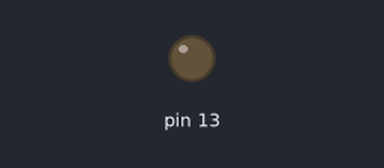
This sketch was run on a simulated Arduino Uno, built with avr-gcc and run on an emulated ATmega328P. Shown: output pins drawn as LEDs (lit = HIGH). The modem accepts every AT command (registered, SIM ready, sends succeed) and sends nothing else; what the sketch prints to the serial monitor is not drawn.

Above: at 0.1 s.
Timing chart, 0 to 2.3 s (numbered marks = the images above):
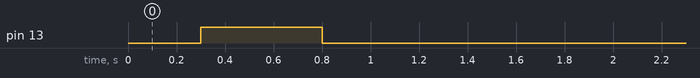

The sketch:

gsm_test.ino
```cpp
// Connect VIO to +5V
// Connect GND to Ground
// Connect RX (data into SIM800L) to Digital 7
// Connect TX (data out from SIM800L) to Digital 8
// Importation librairie
#include <SoftwareSerial.h>
SoftwareSerial sim800l(7, 8); // RX, TX
String phoneNumber = "+33651239763";

void setup() {
  Serial.begin(9600);
  sim800l.begin(9600);
  Serial.println("Initialisation");
  pinMode(13, OUTPUT);
  digitalWrite(13, LOW);
  delay(300);
  digitalWrite(13, HIGH);
  delay(500);
  digitalWrite(13, LOW);
  sendAT("AT"); //Init baud
  String operateur = sendAT("AT+COPS ?"); //Opérateur
  operateur.remove(0, 24);
  operateur.remove(8);
  Serial.println(operateur);
  String signal = sendAT("AT+CSQ"); //Signal
  signal.remove(19);
  signal.remove(0, 15);
  Serial.println(signal);
  sendAT("AT+CMGF=1");
  sendAT("AT+CMGS=\"" + phoneNumber + "\"");
  sendAT("Chauffage boot");
  sendAT("Logs:");
  sendAT("Operateur: " + operateur);
  sendAT("Signal: " + signal);
  sim800l.write(26);
  delay(10000);
  sendAT("AT+CMGD=1,4"); //delete all messages

}

void loop() {
  delay(100);

  String messages = sendAT("AT+CMGL=\"REC UNREAD\"");
  if (messages.length() != 27) {
    String message = sendAT("AT+CMGR=1");
    Serial.println(message);
    sendAT("AT+CMGD=1,4"); //delete all messages

  }
}

String sendAT (String string) {
  sim800l.println(string);
  delay(100);
  String inString = "";
  if (sim800l.available()) {
    while (sim800l.available()) {
      char inChar = sim800l.read();
      inString += inChar;
    }
  }
  return inString;
}
```
